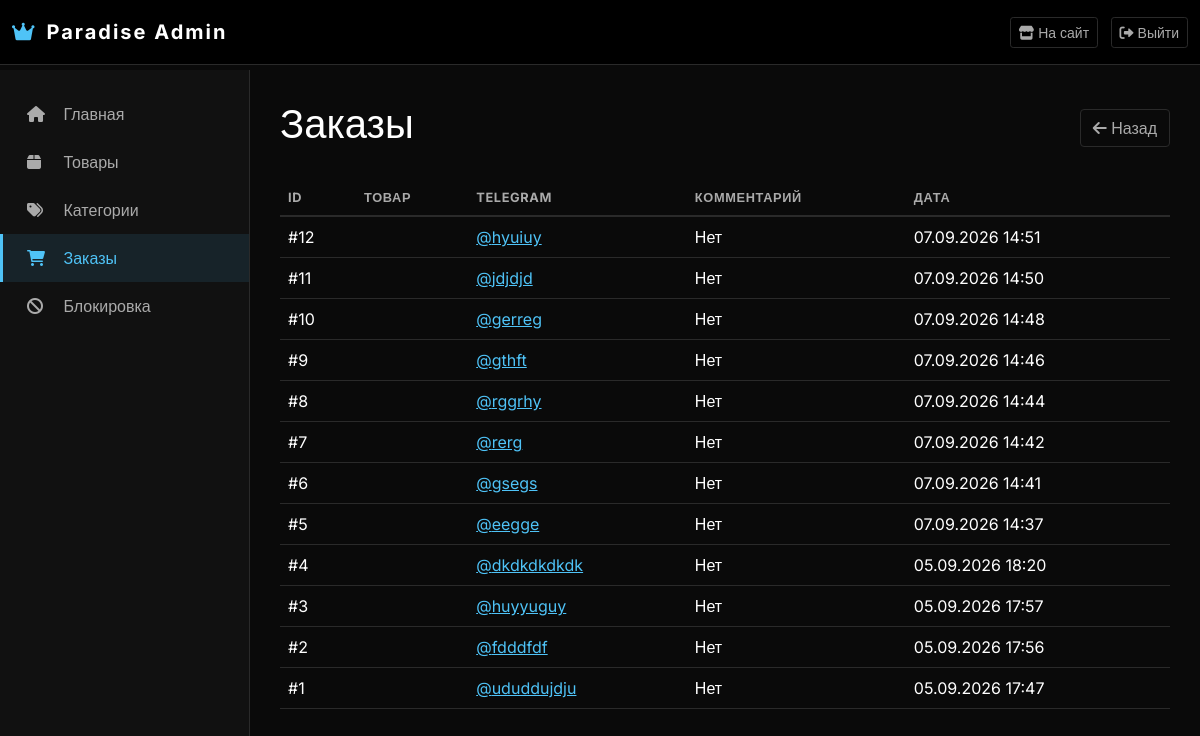
/dashboard/orders/ (signed in), run on an earlier commit of the app's database.
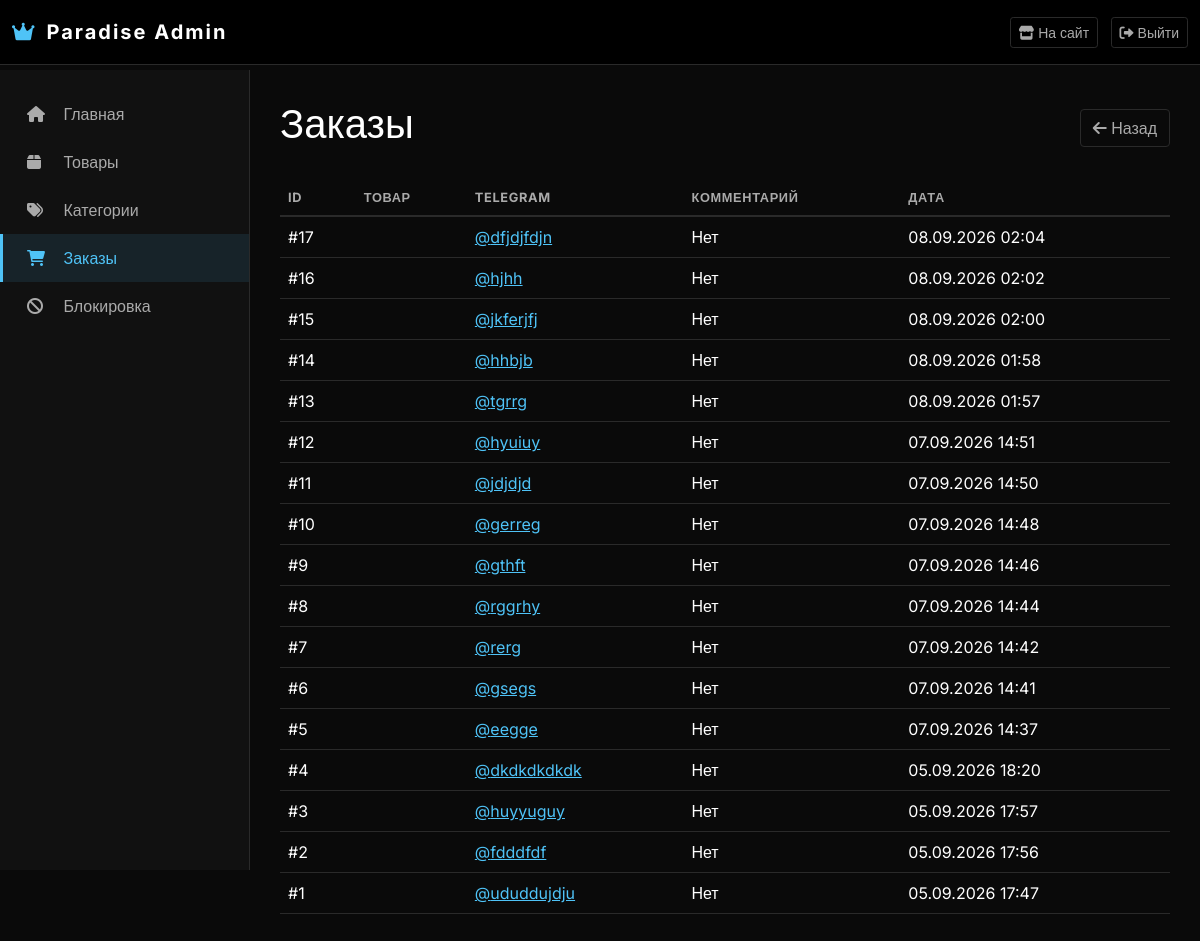
And on a later commit of the database.
### paradise/catalog/models.py (models this page shows, shortened)
class Order(models.Model):
    STATUS_CHOICES = [
        ('pending', 'В обработке'),
        ('confirmed', 'Подтвержден'),
        ('shipped', 'Отправлен'),
        ('delivered', 'Доставлен'),
        ('cancelled', 'Отменен'),
    ]
    telegram = models.CharField('Telegram', max_length=100)
    comment = models.TextField('Комментарий', blank=True)
    status = models.CharField('Статус', max_length=20, choices=STATUS_CHOICES, default='pending')
    total_price = models.DecimalField('Итого', max_digits=10, decimal_places=2, default=0)
    created_at = models.DateTimeField('Дата заказа', auto_now_add=True)
    class Meta:
        verbose_name = 'Заказ'
        verbose_name_plural = 'Заказы'
        ordering = ['-created_at']

### paradise/dashboard/views.py (the view)
# urls.py: path('orders/', views.orders_list, name='orders'),
@login_required(login_url='dashboard:login')
@user_passes_test(is_admin, login_url='dashboard:login')
def orders_list(request):
    orders = Order.objects.all().order_by('-created_at')
    return render(request, 'dashboard/orders.html', {'orders': orders})

### paradise/cart/context_processors.py (called while the page is built)
def cart(request):
    session_key = request.session.session_key
    if not session_key:
        request.session.create()
        session_key = request.session.session_key
    cart_items = CartItem.objects.filter(session_key=session_key)
    total_items = sum(item.quantity for item in cart_items)
    total_price = sum(item.get_total_price() for item in cart_items)
    return {
        'cart_items': cart_items,
        'cart_total_items': total_items,
        'cart_total_price': total_price,
    }

### paradise/catalog/context_processors.py (called while the page is built)
def categories(request):
    return {
        'categories': Category.objects.filter(is_active=True)
    }

### paradise/dashboard/views.py (called while the page is built)
def is_admin(user):
    return user.is_staff or user.is_superuser

### paradise/dashboard/templates/dashboard/orders.html (shortened to what this page needs)
{% extends 'dashboard/base.html' %}
{% block content %}
<div class="d-flex justify-content-between align-items-center mb-4">
    <h1>Заказы</h1>
    <a href="{% url 'dashboard:index' %}" class="btn btn-outline-light">
        <i class="fas fa-arrow-left"></i> Назад
    </a>
</div>
<div class="table-responsive">
    <table class="table table-hover">
        <thead>
            <tr>
                <th>ID</th>
                <th>Товар</th>
                <th>Telegram</th>
                <th>Комментарий</th>
                <th>Дата</th>
            </tr>
        </thead>
        <tbody>
            {% for order in orders %}
            <tr>
                <td>#{{ order.id }}</td>
                <td>{{ order.product.name }}</td>
                <td>
                    <a href="https://t.me/{{ order.telegram }}" target="_blank" style="color: var(--glow-blue);">
                        @{{ order.telegram }}
                    </a>
                </td>
                <td>{{ order.comment|default:"Нет" }}</td>
                <td>{{ order.created_at|date:"d.m.Y H:i" }}</td>
            </tr>
            {% empty %}
            <tr>
                <td colspan="5" class="text-center text-muted">Заказов пока нет</td>
            </tr>
            {% endfor %}
        </tbody>
    </table>
</div>
{% endblock %}

What changed in the data, as far as the page shows it:
added Order: id "17", telegram "dfjdjfdjn", comment "Нет", created_at "08.09.2026 02:04"
added Order: id "16", telegram "hjhh", comment "Нет", created_at "08.09.2026 02:02"
added Order: id "15", telegram "jkferjfj", comment "Нет", created_at "08.09.2026 02:00"
added Order: id "14", telegram "hhbjb", comment "Нет", created_at "08.09.2026 01:58"
added Order: id "13", telegram "tgrrg", comment "Нет", created_at "08.09.2026 01:57"
